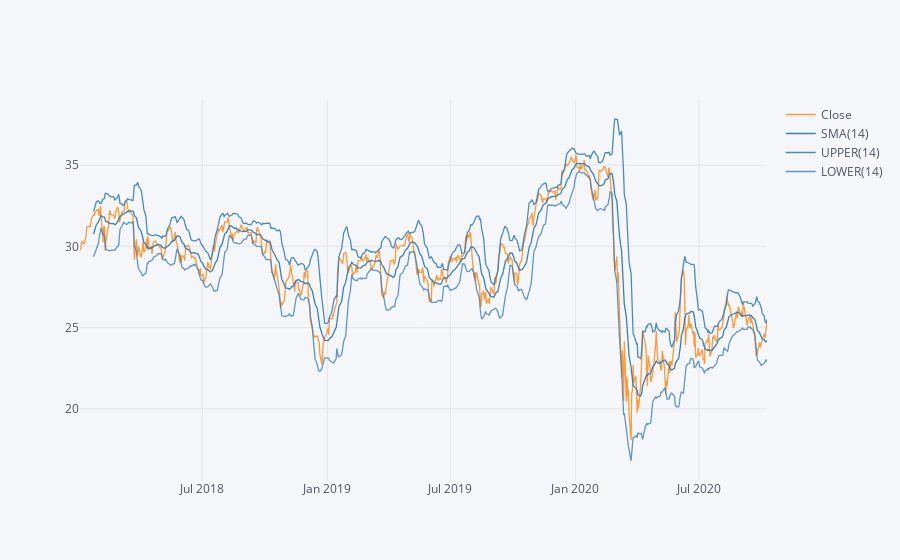

The notebook cell saved with this chart:
### Code cell
# Use .ta_plot(study='boll') to create a Bollinger Band Plot for Bank of America from the year 2018
BAC['Close'].loc['2018-01-01':'2020-10-11'].ta_plot(study='boll')

### Figure 1 — Plotly figure (JSON) as saved in the notebook; plotly's stock layout.template omitted (floating-point values rounded to 4 significant figures; data arrays with more than 128 entries replaced by an {"elided": "..."} marker saying what was removed)
{"data": [{"line": {"color": "rgba(255, 153, 51, 1.0)", "dash": "solid", "shape": "linear", "width": 1.3}, "mode": "lines", "name": "Close", "text": "", "type": "scatter", "x": {"elided": "699 str values"}, "y": {"elided": "699 float values"}}, {"line": {"color": "rgba(55, 128, 191, 1.0)", "dash": "solid", "shape": "linear", "width": 1.3}, "mode": "lines", "name": "SMA(14)", "text": "", "type": "scatter", "x": {"elided": "699 str values"}, "y": {"elided": "699 mixed values"}}, {"line": {"color": "rgba(55, 128, 191, 0.8999999999999999)", "dash": "solid", "shape": "linear", "width": 1.3}, "mode": "lines", "name": "UPPER(14)", "text": "", "type": "scatter", "x": {"elided": "699 str values"}, "y": {"elided": "699 mixed values"}}, {"line": {"color": "rgba(55, 128, 191, 0.7999999999999998)", "dash": "solid", "shape": "linear", "width": 1.3}, "mode": "lines", "name": "LOWER(14)", "text": "", "type": "scatter", "x": {"elided": "699 str values"}, "y": {"elided": "699 mixed values"}}], "layout": {"legend": {"bgcolor": "#F5F6F9", "font": {"color": "#4D5663"}}, "paper_bgcolor": "#F5F6F9", "plot_bgcolor": "#F5F6F9", "title": {"font": {"color": "#4D5663"}}, "xaxis": {"gridcolor": "#E1E5ED", "showgrid": true, "tickfont": {"color": "#4D5663"}, "title": {"font": {"color": "#4D5663"}, "text": ""}, "zerolinecolor": "#E1E5ED"}, "yaxis": {"gridcolor": "#E1E5ED", "showgrid": true, "tickfont": {"color": "#4D5663"}, "title": {"font": {"color": "#4D5663"}, "text": ""}, "zerolinecolor": "#E1E5ED"}}}
